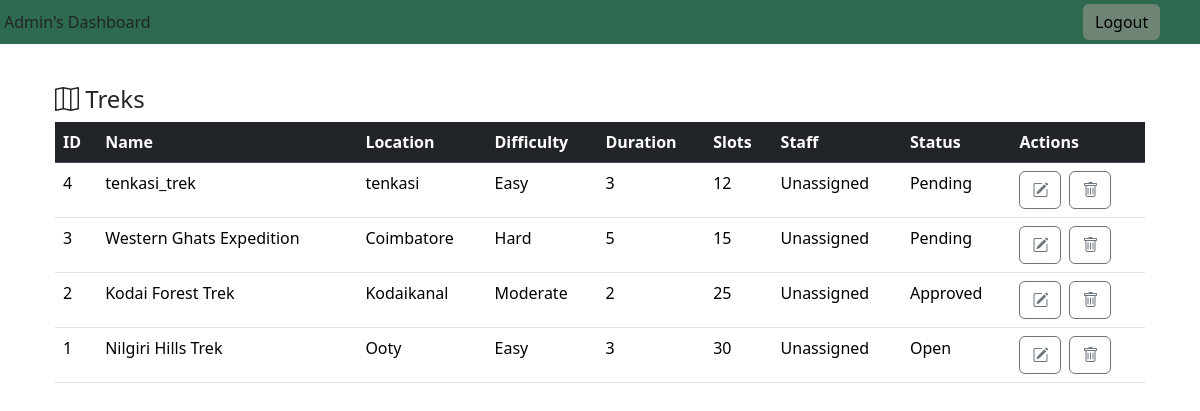
Screenshot of /admin/trek with the database file from the repository.
### models.py (models this page shows)
class Trek(db.Model):
    Trek_Id=db.Column(db.Integer,primary_key=True,nullable=False)
    Trek_Name=db.Column(db.String(100),nullable=False)
    Location=db.Column(db.String(100),nullable=False)
    Duration=db.Column(db.Integer,nullable=False)
    Difficulty=db.Column(db.String(100),nullable=False)
    Price=db.Column(db.Integer,nullable=False)
    Total_Slots=db.Column(db.Integer,nullable=False)
    Staff_Id=db.Column(db.Integer,db.ForeignKey('user.Id'),nullable=True)
    Status=db.Column(db.String(100),nullable=False)
    Start_Date=db.Column(db.Date,nullable=False)
    End_Date=db.Column(db.Date,nullable=False)
    Description=db.Column(db.Text,nullable=False)
    bookings=db.relationship('Book',backref='trek')
    Available_Staff=db.Column(db.Integer,nullable=False)
    staff = db.relationship('User', foreign_keys=[Staff_Id])

### routes.py (the view)
@app.route("/admin/trek")
def trek():
    trek=Trek.query.order_by(Trek.Trek_Id.desc()).all()
    return render_template("admin_trek.html",trek=trek)

### Templates/admin_trek.html (shortened to what this page needs)
<!DOCTYPE html>
<html>
    <head>
    <link href="https://cdn.jsdelivr.net/npm/bootstrap@5.3.7/dist/css/bootstrap.min.css" rel="stylesheet">
    <link rel="stylesheet" href="https://cdn.jsdelivr.net/npm/bootstrap-icons@1.11.3/font/bootstrap-icons.min.css">
    </head>
    <div>
        <div class="header 	--bs-success-bg-subtle">
        <div style="background-color:#2d6a4f;padding-right:40px;" class="d-flex justify-content-between align-items-center p-1">
            Admin's Dashboard
            <button type="button" style=" color: black  ;background-color: #d5b1b162;float: right;border: none;margin-right: 3%;" class="btn btn-secondary">Logout</button>
        </div>
    </div>
    </div>
        <div class="container">
        <div class=" row justify-content-center">
        <div class="col-14">
        <div class="card mt-3" style="border-color: white;">
        <div class="container">
        <div class="row justify-content-center">
            <h4 class="mt-4 "><i class="bi bi-map"></i> Treks</h4>
        <div class="col-14">
        <table class="table table-hover mb-0 ">
      <thead class="table-dark"><tr><th>ID</th><th>Name</th><th>Location</th><th>Difficulty</th><th>Duration</th><th>Slots</th><th>Staff</th><th>Status</th><th>Actions</th></tr></thead>
      <tbody>
        {% for t in trek %}
        <tr>
            <td>{{t.Trek_Id}}</td>
            <td>{{ t.Trek_Name }}</td>
            <td>{{t.Location}}</td>
            <td>{{t.Difficulty}}</td>
            <td>{{t.Duration}}</td>
            <td>{{t.Total_Slots}}</td>
            <td>{% if t.staff%}
                    {{t.Staff.Username}}
                {%else%}
                    Unassigned
                {%endif%}
            </td>
            <td>{{t.Status}}</td>
            <td>
                <div class="d-flex">
                    <a href="{{url_for('add_trek')}}" class="btn btn-outline-secondary me-2"><i class="bi bi-pencil-square"></i></a>
                    <a href="#" class="btn btn-outline-secondary"><i class="bi bi-trash"></i></a>
                </div>
            </td>
        </tr>
        {% endfor  %}
      </tbody>
        </table>
    </div>
        </div>
        </div>
    </div>
        </div>
        </div>
        </div>
    </body>
</html>

### rows the page displays
Trek: Trek_Id "4", Trek_Name "tenkasi_trek", Location "tenkasi", Difficulty "Easy", Duration "3", Total_Slots "12", Status "Pending"
Trek: Trek_Id "3", Trek_Name "Western Ghats Expedition", Location "Coimbatore", Difficulty "Hard", Duration "5", Total_Slots "15", Status "Pending"
Trek: Trek_Id "2", Trek_Name "Kodai Forest Trek", Location "Kodaikanal", Difficulty "Moderate", Duration "2", Total_Slots "25", Status "Approved"
Trek: Trek_Id "1", Trek_Name "Nilgiri Hills Trek", Location "Ooty", Difficulty "Easy", Duration "3", Total_Slots "30", Status "Open"
